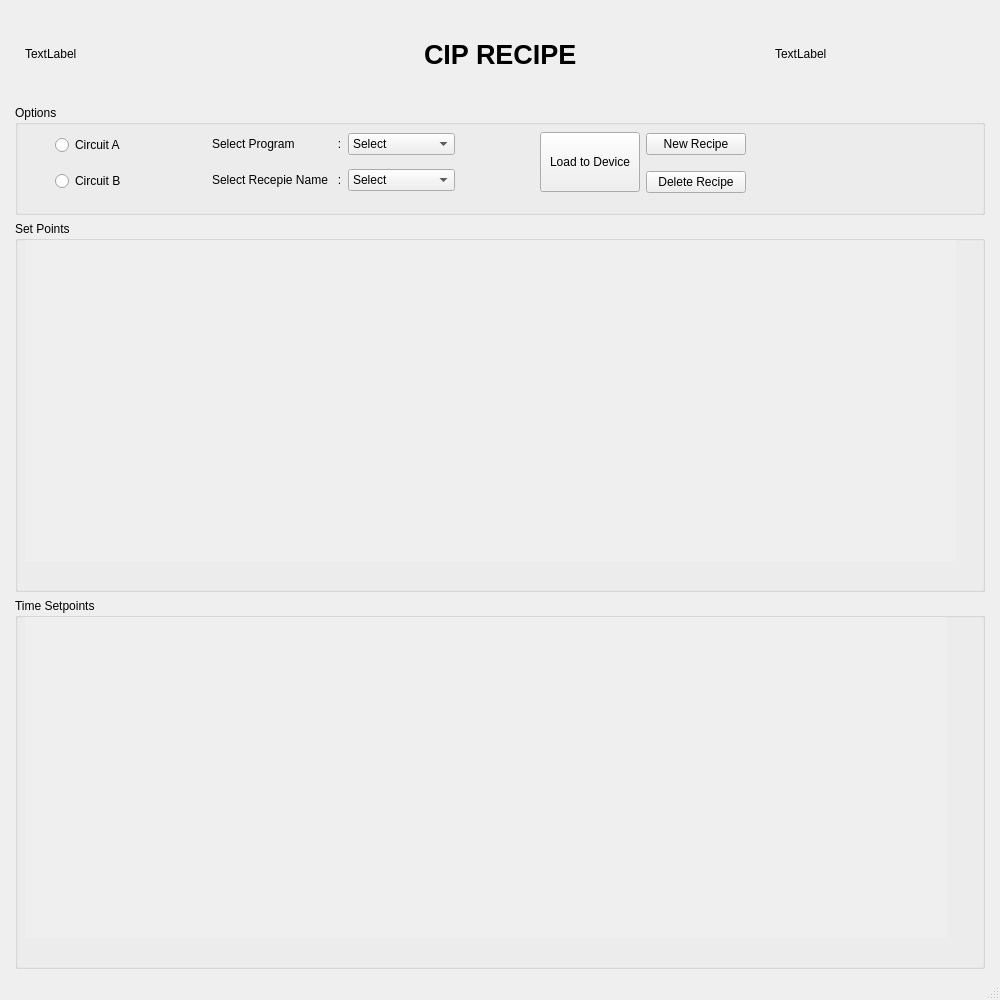
<?xml version="1.0" encoding="UTF-8"?>
<ui version="4.0">
 <class>MainWindow</class>
 <widget class="QMainWindow" name="MainWindow">
  <property name="geometry">
   <rect>
    <x>0</x>
    <y>0</y>
    <width>1000</width>
    <height>1000</height>
   </rect>
  </property>
  <property name="minimumSize">
   <size>
    <width>1000</width>
    <height>1000</height>
   </size>
  </property>
  <property name="windowTitle">
   <string>CIP RECIPE</string>
  </property>
  <widget class="QWidget" name="centralwidget">
   <layout class="QVBoxLayout" name="verticalLayout_2">
    <property name="leftMargin">
     <number>15</number>
    </property>
    <property name="rightMargin">
     <number>15</number>
    </property>
    <item>
     <layout class="QHBoxLayout" name="horizontalLayout_2">
      <property name="spacing">
       <number>0</number>
      </property>
      <property name="sizeConstraint">
       <enum>QLayout::SetFixedSize</enum>
      </property>
      <property name="leftMargin">
       <number>10</number>
      </property>
      <property name="topMargin">
       <number>20</number>
      </property>
      <property name="rightMargin">
       <number>10</number>
      </property>
      <property name="bottomMargin">
       <number>20</number>
      </property>
      <item>
       <widget class="QLabel" name="Logo1View">
        <property name="minimumSize">
         <size>
          <width>200</width>
          <height>50</height>
         </size>
        </property>
        <property name="maximumSize">
         <size>
          <width>200</width>
          <height>50</height>
         </size>
        </property>
        <property name="text">
         <string>TextLabel</string>
        </property>
       </widget>
      </item>
      <item>
       <spacer name="horizontalSpacer_3">
        <property name="orientation">
         <enum>Qt::Horizontal</enum>
        </property>
        <property name="sizeHint" stdset="0">
         <size>
          <width>40</width>
          <height>20</height>
         </size>
        </property>
       </spacer>
      </item>
      <item>
       <widget class="QLabel" name="label_3">
        <property name="sizePolicy">
         <sizepolicy hsizetype="Fixed" vsizetype="Preferred">
          <horstretch>0</horstretch>
          <verstretch>0</verstretch>
         </sizepolicy>
        </property>
        <property name="font">
         <font>
          <pointsize>20</pointsize>
          <weight>75</weight>
          <bold>true</bold>
         </font>
        </property>
        <property name="text">
         <string>CIP RECIPE</string>
        </property>
       </widget>
      </item>
      <item>
       <spacer name="horizontalSpacer_4">
        <property name="orientation">
         <enum>Qt::Horizontal</enum>
        </property>
        <property name="sizeHint" stdset="0">
         <size>
          <width>40</width>
          <height>0</height>
         </size>
        </property>
       </spacer>
      </item>
      <item>
       <widget class="QLabel" name="Logo2View">
        <property name="minimumSize">
         <size>
          <width>200</width>
          <height>50</height>
         </size>
        </property>
        <property name="maximumSize">
         <size>
          <width>200</width>
          <height>50</height>
         </size>
        </property>
        <property name="text">
         <string>TextLabel</string>
        </property>
       </widget>
      </item>
     </layout>
    </item>
    <item>
     <widget class="QGroupBox" name="groupBox_2">
      <property name="maximumSize">
       <size>
        <width>16777210</width>
        <height>110</height>
       </size>
      </property>
      <property name="title">
       <string>Options</string>
      </property>
      <widget class="QWidget" name="layoutWidget">
       <property name="geometry">
        <rect>
         <x>40</x>
         <y>20</y>
         <width>691</width>
         <height>76</height>
        </rect>
       </property>
       <layout class="QHBoxLayout" name="horizontalLayout">
        <property name="sizeConstraint">
         <enum>QLayout::SetMinimumSize</enum>
        </property>
        <item>
         <layout class="QVBoxLayout" name="verticalLayout">
          <item>
           <widget class="QRadioButton" name="cktASel_btn">
            <property name="text">
             <string>Circuit A</string>
            </property>
           </widget>
          </item>
          <item>
           <widget class="QRadioButton" name="cktBSel_btn">
            <property name="text">
             <string>Circuit B</string>
            </property>
           </widget>
          </item>
         </layout>
        </item>
        <item>
         <spacer name="horizontalSpacer_2">
          <property name="orientation">
           <enum>Qt::Horizontal</enum>
          </property>
          <property name="sizeHint" stdset="0">
           <size>
            <width>40</width>
            <height>20</height>
           </size>
          </property>
         </spacer>
        </item>
        <item>
         <layout class="QGridLayout" name="gridLayout_4">
          <item row="1" column="0">
           <widget class="QLabel" name="label_2">
            <property name="text">
             <string>Select Recepie Name   :</string>
            </property>
           </widget>
          </item>
          <item row="0" column="1">
           <widget class="QComboBox" name="pgmSelectComboBox">
            <item>
             <property name="text">
              <string>Select</string>
             </property>
            </item>
            <item>
             <property name="text">
              <string>Hot Water CIP</string>
             </property>
            </item>
            <item>
             <property name="text">
              <string>Lye CIP</string>
             </property>
            </item>
            <item>
             <property name="text">
              <string>Acid CIP</string>
             </property>
            </item>
           </widget>
          </item>
          <item row="1" column="1">
           <widget class="QComboBox" name="recepieSelectComboBox">
            <item>
             <property name="text">
              <string>Select</string>
             </property>
            </item>
           </widget>
          </item>
          <item row="0" column="0">
           <widget class="QLabel" name="label">
            <property name="text">
             <string>Select Program             :</string>
            </property>
           </widget>
          </item>
         </layout>
        </item>
        <item>
         <spacer name="horizontalSpacer">
          <property name="orientation">
           <enum>Qt::Horizontal</enum>
          </property>
          <property name="sizeHint" stdset="0">
           <size>
            <width>40</width>
            <height>20</height>
           </size>
          </property>
         </spacer>
        </item>
        <item>
         <layout class="QGridLayout" name="gridLayout_2">
          <item row="0" column="1">
           <widget class="QPushButton" name="NewRecipeBtn">
            <property name="minimumSize">
             <size>
              <width>100</width>
              <height>0</height>
             </size>
            </property>
            <property name="text">
             <string>New Recipe</string>
            </property>
           </widget>
          </item>
          <item row="1" column="1">
           <widget class="QPushButton" name="DeleteRecipeBtn">
            <property name="text">
             <string>Delete Recipe</string>
            </property>
           </widget>
          </item>
          <item row="0" column="0" rowspan="2">
           <widget class="QPushButton" name="loadToDeviceBtn">
            <property name="minimumSize">
             <size>
              <width>100</width>
              <height>60</height>
             </size>
            </property>
            <property name="text">
             <string>Load to Device</string>
            </property>
           </widget>
          </item>
         </layout>
        </item>
       </layout>
      </widget>
     </widget>
    </item>
    <item>
     <widget class="QGroupBox" name="groupBox_3">
      <property name="minimumSize">
       <size>
        <width>0</width>
        <height>350</height>
       </size>
      </property>
      <property name="title">
       <string>Set Points</string>
      </property>
      <widget class="QScrollArea" name="scrollArea_1">
       <property name="geometry">
        <rect>
         <x>10</x>
         <y>19</y>
         <width>931</width>
         <height>321</height>
        </rect>
       </property>
       <property name="minimumSize">
        <size>
         <width>300</width>
         <height>321</height>
        </size>
       </property>
       <property name="frameShape">
        <enum>QFrame::NoFrame</enum>
       </property>
       <property name="frameShadow">
        <enum>QFrame::Plain</enum>
       </property>
       <property name="lineWidth">
        <number>0</number>
       </property>
       <property name="widgetResizable">
        <bool>true</bool>
       </property>
       <widget class="QWidget" name="scrollAreaWidgetContents">
        <property name="geometry">
         <rect>
          <x>0</x>
          <y>0</y>
          <width>931</width>
          <height>321</height>
         </rect>
        </property>
       </widget>
      </widget>
     </widget>
    </item>
    <item>
     <widget class="QGroupBox" name="groupBox_4">
      <property name="minimumSize">
       <size>
        <width>0</width>
        <height>350</height>
       </size>
      </property>
      <property name="title">
       <string>Time Setpoints</string>
      </property>
      <widget class="QScrollArea" name="scrollArea_2">
       <property name="geometry">
        <rect>
         <x>10</x>
         <y>19</y>
         <width>921</width>
         <height>321</height>
        </rect>
       </property>
       <property name="minimumSize">
        <size>
         <width>300</width>
         <height>321</height>
        </size>
       </property>
       <property name="frameShape">
        <enum>QFrame::NoFrame</enum>
       </property>
       <property name="frameShadow">
        <enum>QFrame::Plain</enum>
       </property>
       <property name="lineWidth">
        <number>0</number>
       </property>
       <property name="widgetResizable">
        <bool>true</bool>
       </property>
       <widget class="QWidget" name="scrollAreaWidgetContents_3">
        <property name="geometry">
         <rect>
          <x>0</x>
          <y>0</y>
          <width>921</width>
          <height>321</height>
         </rect>
        </property>
       </widget>
      </widget>
     </widget>
    </item>
   </layout>
  </widget>
  <widget class="QMenuBar" name="menubar">
   <property name="geometry">
    <rect>
     <x>0</x>
     <y>0</y>
     <width>1000</width>
     <height>21</height>
    </rect>
   </property>
  </widget>
  <widget class="QStatusBar" name="statusbar"/>
 </widget>
 <resources/>
 <connections/>
</ui>
